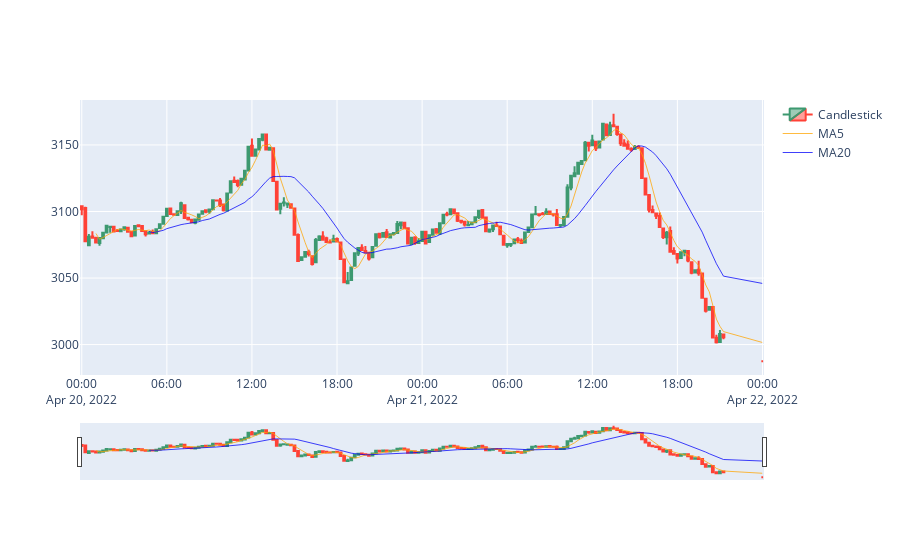

Notebook source saved alongside this figure:
### Markdown cell above
## Short Term Ethereum Plot

### Code cell
get_short_ma('ETH-USD')

### Figure 1 — Plotly figure (JSON) as saved in the notebook; plotly's stock layout.template omitted (floating-point values rounded to 4 significant figures; data arrays with more than 128 entries replaced by an {"elided": "..."} marker saying what was removed)
{"data": [{"close": {"elided": "183 float values"}, "high": {"elided": "183 float values"}, "low": {"elided": "183 float values"}, "name": "Candlestick", "open": {"elided": "183 float values"}, "type": "candlestick", "x": {"elided": "183 str values"}}, {"line": {"color": "rgba(255,165,0, 0.75)", "width": 1}, "name": "MA5", "type": "scatter", "x": {"elided": "183 str values"}, "y": {"elided": "183 float values"}}, {"line": {"color": "rgba(0, 0, 250, 0.75)", "width": 1}, "name": "MA20", "type": "scatter", "x": {"elided": "183 str values"}, "y": {"elided": "183 float values"}}], "layout": {}}
